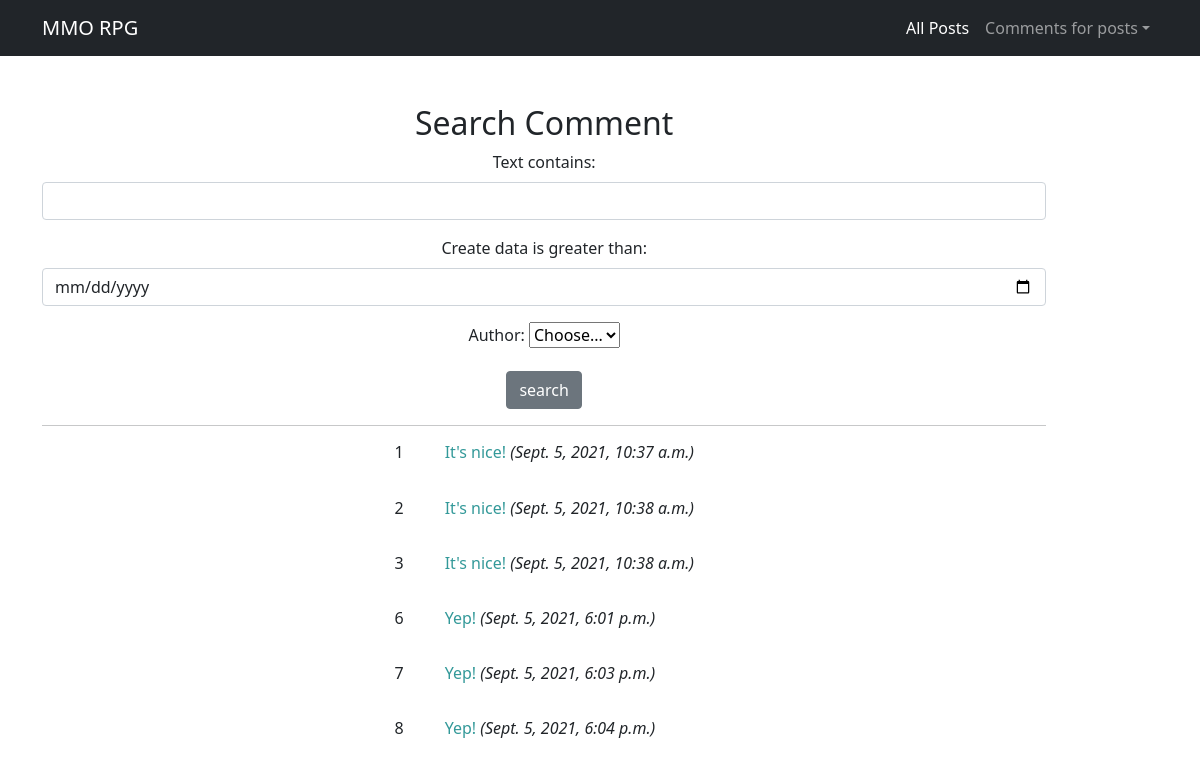
Screenshot of /posts/my_posts_comments/search (signed in) with the database file from the repository.
### posts/models.py (models this page shows)
class Comment(models.Model):
    author = models.ForeignKey(User, on_delete = models.CASCADE)
    data = models.DateTimeField(auto_now_add = True)
    text = models.TextField()
    post = models.ForeignKey(Post, on_delete = models.CASCADE)
    accepted = models.BooleanField(default = False)

### posts/views.py (the view)
# urls.py: path('my_posts_comments/search', CommentSearch.as_view()),
class CommentSearch(FilteredComment):
    filterset_class = CommentFilter
    ordering = ['-data']
    paginate_by = 5

### posts/views.py (called while the page is built)
    def get_queryset(self):
        queryset = super().get_queryset()
        self.filterset = self.filterset_class(self.request.GET, queryset=queryset)
        return self.filterset.qs.all()

    def get_page_param(self):
        page_param = self.request.GET.get("page", None)
        return page_param

    def get_context_data(self, **kwargs):
        context = super().get_context_data(**kwargs)
        context['filterset'] = self.filterset
        context['authors'] = User.objects.all()
        context['paginate'] = self.paginate_by
        my_posts = Post.objects.filter(author=User.objects.get(id=self.request.user.id))
        comments_for_my_posts = []
        for i in my_posts:
            if Comment.objects.filter(post=i):
                comments_for_my_posts.append(Comment.objects.filter(post=i))
        context['all_comments'] = comments_for_my_posts
        context['page_param'] = self.get_page_param()
        context['limit_for_listing'] = Paginator(comments_for_my_posts, 5).num_pages - 2
        context['object_list'] = comments_for_my_posts
        return context

### templates/searchcomment.html (shortened to what this page needs)
{% extends 'base.html' %}
{% block content %}
    <div style="display: flex">
        <div style="flex-basis: 90%">
            <h2>Search Comment</h2>
            <form method="GET">
                <div class="mb-3">
                    <label for="text" class="form-label">Text contains:</label>
                    <input type="text" class="form-control" id="text" name="text__icontains">
                </div>
                <div class="mb-3">
                <label for="data" class="form-label">Create data is greater than:</label>
                <input type="date" class="form-control" id="data" name="data__gt">
                </div>
                <div class="mb-3">
                    <label for="author" class="form-label">Author:</label>
                    <select name="author" id="author">
                        <option selected disabled value="">Choose...</option>
                    </select>
                </div>
                <button type="submit" class="btn btn-secondary">search</button>
            </form>
            <hr>
            {% if comments %}
                <table style="margin-left: auto; margin-right: auto;">
                {% for queryset in object_list %}
                    {% for comment in queryset %}
                    <tr>
                        <td style="vertical-align: top; padding-right: 5vh;">
                            <h6>{{ comment.id }}</h6>
                        </td>
                        <td>
                            <h6 style="text-align: justify">
                                <a href="{{ post.id }}" style="text-decoration: none; color: #339999;">{{ comment.text }}</a>
                                <i>({{ comment.data }})</i></h6>
                        </td>
                    </tr>
                    <tr>
                        <td>
                            <br>
                        </td>
                    </tr>
                    {% endfor %}
                {% endfor %}
                </table>
            {% else %}
                <h3>No comments. Come back later!</h3>
            {% endif %}
        </div>
    </div>
{% endblock content %}

### rows the page displays
Comment: id "1", text "It's nice!", data "Sept. 5, 2021, 10:37 a.m."
Comment: id "2", text "It's nice!", data "Sept. 5, 2021, 10:38 a.m."
Comment: id "3", text "It's nice!", data "Sept. 5, 2021, 10:38 a.m."
Comment: id "6", text "Yep!", data "Sept. 5, 2021, 6:01 p.m."
Comment: id "7", text "Yep!", data "Sept. 5, 2021, 6:03 p.m."
Comment: id "8", text "Yep!", data "Sept. 5, 2021, 6:04 p.m."
